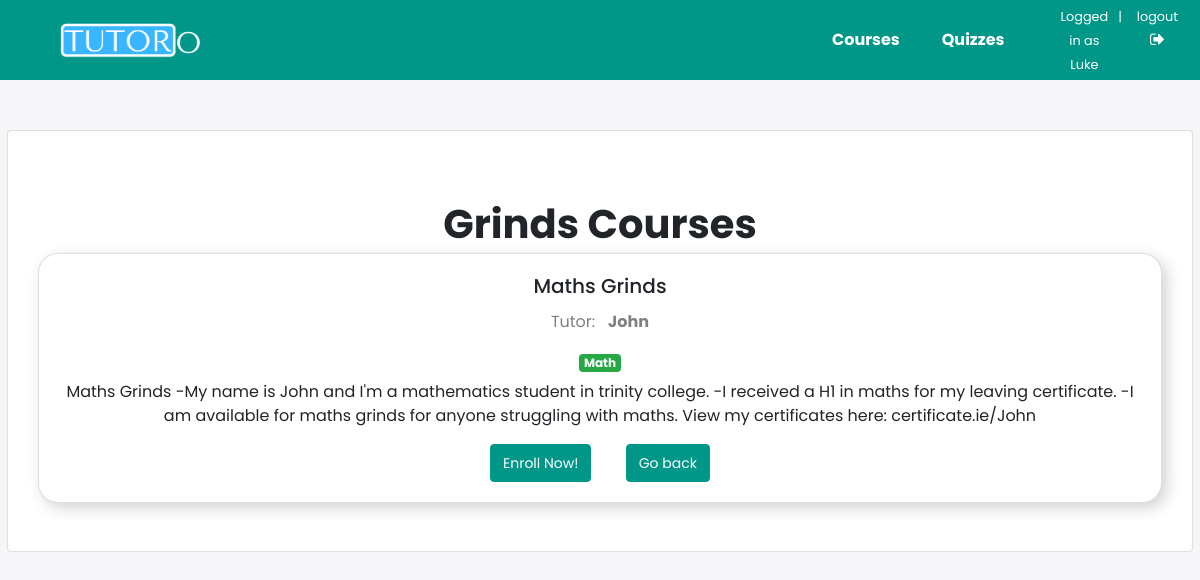
Page /studentdash/home/1/ (signed in) on the committed database.
### quiz/models.py (models this page shows, shortened)
class User(AbstractUser):
    is_student = models.BooleanField(default=False)
    is_tutor = models.BooleanField(default=False)

class Subject(models.Model):
    name = models.CharField(max_length=30)
    color = models.CharField(max_length=7, default='#007bff')
    def get_html_badge(self):
        name = escape(self.name)
        color = escape(self.color)
        html = '<span class="badge badge-primary" style="background-color: %s">%s</span>' % (color, name)
        return mark_safe(html)

### dashboard/models.py (models this page shows, shortened)
class Course(models.Model):
    name = models.CharField(max_length=255)
    description = models.TextField()
    subject = models.ForeignKey(Subject, on_delete=models.CASCADE)
    student = models.ManyToManyField(User, related_name='members')
    tutor = models.ForeignKey(User, on_delete=models.CASCADE, related_name='courses')

### dashboard/views/student_dashboard.py (the view)
# urls.py: path('home/<int:pk>/', student_dashboard.CourseDetailView.as_view(), name='course_detail'),
@method_decorator([login_required, student_required], name='dispatch')
class CourseDetailView(DetailView):
    model = Course
    template_name = 'dashboard/students/course_detail.html'

### dashboard/templates/dashboard/students/course_detail.html
{% extends 'dashboard/base.html' %}
{% block content %}
    <h1>Grinds Courses</h1>
    <div class="card" style="font-family: 'Poppins', sans-serif; margin: 0 30px 0 30px; border-radius: 20px; box-shadow: 5px 5px 15px LightGrey; text-align: center;">
      <div class="card-body">
        <h5 class="card-title">{{ object.name }}</h5>
        <p class="card-text" style="color: gray;"><label>Tutor:</label> &nbsp;&nbsp;<strong>{{object.tutor.first_name}}</strong></p>
        <h6 class="card-subtitle mb-2 text-muted">{{ object.subject.get_html_badge }}</h6>
        <p class="card-text">{{object.description}}</p>
        <button class="btn btn-success" style="margin: 0 15px 0 15px; border-color: #009688; background-color: #009688;"><a href="{% url 'studentdash:course_enroll' course.id %}">Enroll Now!</a></button>
        <button class="btn btn-success" style="margin: 0 15px 0 15px; border-color: #009688; background-color: #009688;"><a href="{% url 'studentdash:course_home' %}" class="card-link">Go back</a></button>
      </div>
    </div>
    <br><br>
{% endblock %}

### dashboard/templates/dashboard/base.html (shortened to what this page needs)
<!DOCTYPE html>
{% load static %}
<!DOCTYPE html>
<html lang="en" dir="ltr">
  <head>
    <link rel="stylesheet" href="https://stackpath.bootstrapcdn.com/bootstrap/4.5.2/css/bootstrap.min.css">
    <link rel="stylesheet" href="https://stackpath.bootstrapcdn.com/font-awesome/4.7.0/css/font-awesome.min.css">
    <link rel="stylesheet" href="{% static '/css/style.css'%}">
  </head>
  <body>
    {% if user.is_student == True %}
      <div class="navbar">
      	<a href="{% url 'studentdash:course_home' %}"><img src="../../../static/images/TutorO_Logo.png" class="home-logo"></a>
        <ul class="links">
          <li><a href="{% url 'studentdash:course_home' %}">Courses</a></li>
      		<li><a href="{% url 'students:quiz_list' %}">Quizzes</a></li>
          <li>
            <ul style="padding: 0 10px 0 30px; float: right">
              <li><a href="" style="cursor: default; padding: 0; margin: 0 0 0 0; text-align:center; "><small>Logged in as {{user.first_name}}</small></a></li>
              <li><a href="" style="cursor: default; margin:0 5px 0 0; padding: 0;"><small>|</small></a></li>
          		<li><a href="{% url 'logout' %}" style="padding: 0; margin: 0 0 0 0; text-align: center"><small>logout</small><i class="fa fa-sign-out" aria-hidden="true"></i></a></li>
            </ul>
          </li>
        </ul>
      </div>
    {% endif %}
<div class="content-wrapper" style="margin-top:100px">
    <div class="card mb-3" style="margin-top:50px">
      <div class="card-body">
        </div>
      <br>
      {% block content %}
      {% endblock %}
      </div>
    </div>
  </body>
</html>

### static/css/style.css (style rules this page uses)
body { background: #f6f5f7; display: flex; justify-content: center; align-items: center; flex-direction: column; font-family: 'Poppins', sans-serif; height: 100vh; margin: -20px 0 50px; }
.content-wrapper { width: 98.82vw; height: 100%; }
h1 { font-weight: bold; margin: 0; text-align: center; padding: 5px; }
ul { decoration: none; list-style: none; font-size: 14px; display: flex; padding-top: 5px; padding-bottom: 5px; padding-left: 0; margin: 0; }
li { padding-right: 10px; }
a { color: #fff; text-decoration: none; font-size: 14px; margin: 15px 0; }
.navbar { position: fixed; z-index: 10; left: 0; right: 0; top: 0; font-family: 'Poppins', sans-serif; padding: 0 5%; height: 80px; background-color: #009688; }
.navbar .home-logo { float: left; width: auto; height: 35px; display: flex; align-items: center; font-size: 24px; }
.navbar .links { float: right; padding: 0; margin: 0; width: 30%; height: 100%; display: flex; justify-content: space-around; align-items: center; }
.navbar .links li { list-style: none; }
.navbar .links a { display: block; padding: 1em; font-size: 16px; font-weight: bold; color: #fff; text-decoration: none; }
button { border: 3px #009688; border-radius: 5px; margin: 8px 0; outline: none; padding: 5px 12px 5px 12px; box-sizing: border-box; border-color: #009688; font-family: 'Poppins', sans-serif; font-weight: normal; font-size: 17px; color: #fff; background-color: #009688; }

### rows in the picture
User: first_name "Luke"
Course: name "Maths Grinds", tutor.first_name "John", subject.get_html_badge "Math", description "Maths Grinds -My name is John and I'm a mathematics student in trinity college. -I received a H1 in maths for my leaving certificate. -I am available for maths grinds for anyone struggling with maths. View my certificates here: certificate.ie/John"
